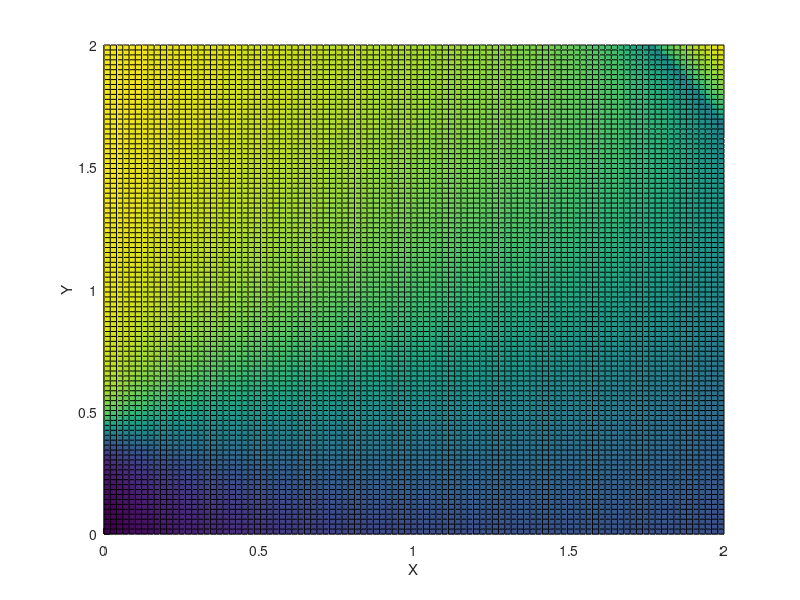
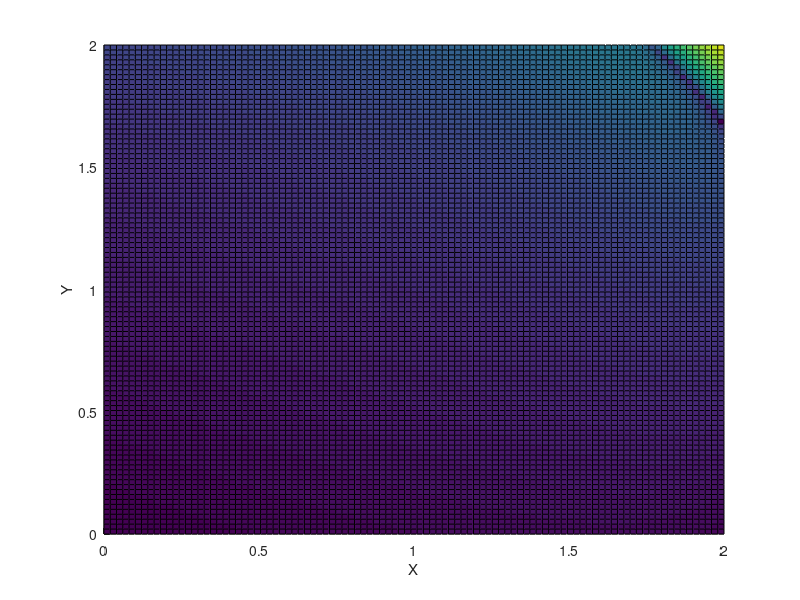
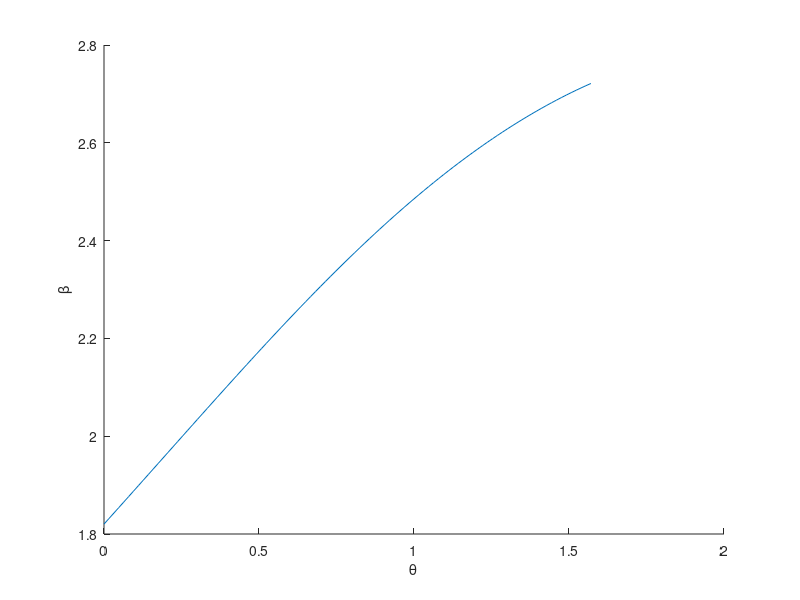

The MATLAB source for these figures, in order:
% Figuring out when the function to find beta angle becomes undefined

x = linspace(0, 2, 100);
y = linspace(0, 2, 100);
[x_2, y_2] = meshgrid(x, y);
m_1 = -0.153543;
m_2 = 0.405512;
d = 3.052717;
l = 0.568898;

a = (4*l*m_1 - 4*l*x_2).^2;
b = d^2 - l^2 + 2*l*m_2 - 2*l*y_2 - m_1^2 + 2*m_1*x_2 - m_2^2 + 2*m_2*y_2 - x_2.^2 - y_2.^2;
c = d^2 - l^2 - 2*l*m_2 + 2*l*y_2 - m_1^2 + 2*m_1*x_2 - m_2^2 + 2*m_2*y_2 - x_2.^2 - y_2.^2;
top = sqrt(a - 4.*b.*c) - 2*l*m_1 + 2*l.*x_2; 
bottom = d^2 - l^2 + 2*l*m_2 - 2*l*y_2 - m_1^2 + 2*m_1*x_2 - m_2^2 + 2*m_2*y_2 - x_2.^2 - y_2.^2;
beta = 2*(atan(0.5*top./bottom));

top = sqrt(abs(a - 4.*b.*c)) - 2*l*m_1 + 2*l.*x_2; 
bottom = d^2 - l^2 + 2*l*m_2 - 2*l*y_2 - m_1^2 + 2*m_1*x_2 - m_2^2 + 2*m_2*y_2 - x_2.^2 - y_2.^2;
abs_beta = 2*(atan(0.5*top./bottom));

real_beta = real(beta);
pos_beta = abs(real_beta);
deg_beta = real_beta * 180/3.1415;

figure;
hold on
surf(x_2, y_2, real_beta)
xlabel('X')
ylabel('Y')
zlabel('Z')

figure(2);
hold on
surf(x_2, y_2, abs_beta)
xlabel('X')
ylabel('Y')
zlabel('Z')

%% 
%graphing beta over the feasible range that x1, y1 can be at

f = 2.15; % fin length
d = 3.052717; % steering length
l = 0.568898; %rudder length

m_1 = -0.153543;
m_2 = 0.405512;

theta = linspace(0, 3.1415/2, 100); %all trig in radians

x_1 = -f*sin(theta);
y_1 = f*cos(theta);

% calculate beta for alpha to stay at 0 throughout cycle
% x_2 = l* sin(theta + alpha) + x_1;
% y_2 = -l * cos(theta + alpha) + y_1;
x_2 = (l + f) * sin(theta);
y_2 = -(l + f) * cos(theta);

% a = (4*l*m_1 - 4*l*x_2).^2;
a = (4*l*x_2 - 4*l*m_1).^2;
b = d^2 - l^2 + 2*l*m_2 - 2*l*y_2 - m_1^2 + 2*m_1*x_2 - m_2^2 + 2*m_2*y_2 - x_2.^2 - y_2.^2;
c = d^2 - l^2 - 2*l*m_2 + 2*l*y_2 - m_1^2 + 2*m_1*x_2 - m_2^2 + 2*m_2*y_2 - x_2.^2 - y_2.^2;
top = sqrt(a - 4.*b.*c) - 2*l*m_1 + 2*l.*x_2; 
bottom = d^2 - l^2 + 2*l*m_2 - 2*l*y_2 - m_1^2 + 2*m_1*x_2 - m_2^2 + 2*m_2*y_2 - x_2.^2 - y_2.^2;
beta = 2*(atan(0.5*top./bottom));

figure(3);
hold on
plot(theta, beta)
xlabel('\theta')
ylabel('\beta')
